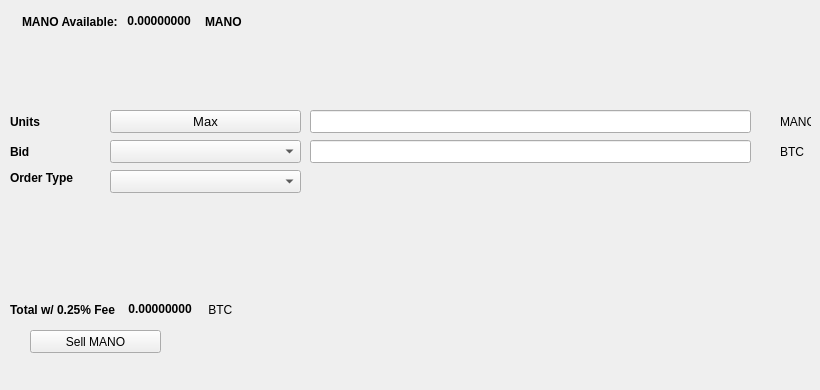
   <widget class="QWidget" name="SellTab">
    <attribute name="title">
     <string>Sell</string>
    </attribute>
    <widget class="QLabel" name="label_16">
     <property name="geometry">
      <rect>
       <x>780</x>
       <y>140</y>
       <width>31</width>
       <height>23</height>
      </rect>
     </property>
     <property name="text">
      <string>BTC</string>
     </property>
    </widget>
    <widget class="QComboBox" name="SellBidcomboBox">
     <property name="geometry">
      <rect>
       <x>110</x>
       <y>140</y>
       <width>191</width>
       <height>23</height>
      </rect>
     </property>
     <property name="font">
      <font>
       <pointsize>10</pointsize>
      </font>
     </property>
    </widget>
    <widget class="QLabel" name="label_18">
     <property name="geometry">
      <rect>
       <x>10</x>
       <y>110</y>
       <width>46</width>
       <height>23</height>
      </rect>
     </property>
     <property name="font">
      <font>
       <weight>75</weight>
       <bold>true</bold>
      </font>
     </property>
     <property name="text">
      <string>Units</string>
     </property>
    </widget>
    <widget class="QPushButton" name="Sell_Max_Amount">
     <property name="geometry">
      <rect>
       <x>110</x>
       <y>110</y>
       <width>191</width>
       <height>23</height>
      </rect>
     </property>
     <property name="font">
      <font>
       <pointsize>10</pointsize>
      </font>
     </property>
     <property name="text">
      <string>Max</string>
     </property>
    </widget>
    <widget class="QLabel" name="label_20">
     <property name="geometry">
      <rect>
       <x>10</x>
       <y>170</y>
       <width>91</width>
       <height>16</height>
      </rect>
     </property>
     <property name="font">
      <font>
       <weight>75</weight>
       <bold>true</bold>
      </font>
     </property>
     <property name="text">
      <string>Order Type</string>
     </property>
    </widget>
    <widget class="QComboBox" name="SellOrdertypeCombo">
     <property name="geometry">
      <rect>
       <x>110</x>
       <y>170</y>
       <width>191</width>
       <height>23</height>
      </rect>
     </property>
     <property name="font">
      <font>
       <pointsize>10</pointsize>
      </font>
     </property>
    </widget>
    <widget class="QLabel" name="label_21">
     <property name="geometry">
      <rect>
       <x>10</x>
       <y>140</y>
       <width>46</width>
       <height>23</height>
      </rect>
     </property>
     <property name="font">
      <font>
       <weight>75</weight>
       <bold>true</bold>
      </font>
     </property>
     <property name="text">
      <string>Bid</string>
     </property>
    </widget>
    <widget class="QLabel" name="label_22">
     <property name="geometry">
      <rect>
       <x>780</x>
       <y>110</y>
       <width>31</width>
       <height>23</height>
      </rect>
     </property>
     <property name="text">
      <string>MANO</string>
     </property>
    </widget>
    <widget class="QLineEdit" name="UnitsInputMANO">
     <property name="geometry">
      <rect>
       <x>310</x>
       <y>110</y>
       <width>441</width>
       <height>23</height>
      </rect>
     </property>
     <property name="font">
      <font>
       <pointsize>9</pointsize>
       <weight>75</weight>
       <bold>true</bold>
      </font>
     </property>
    </widget>
    <widget class="QLineEdit" name="SellBidPriceEdit">
     <property name="geometry">
      <rect>
       <x>310</x>
       <y>140</y>
       <width>441</width>
       <height>23</height>
      </rect>
     </property>
     <property name="font">
      <font>
       <pointsize>9</pointsize>
       <weight>75</weight>
       <bold>true</bold>
      </font>
     </property>
    </widget>
    <widget class="QPushButton" name="SellMANOBTN">
     <property name="geometry">
      <rect>
       <x>30</x>
       <y>330</y>
       <width>131</width>
       <height>23</height>
      </rect>
     </property>
     <property name="text">
      <string>Sell MANO</string>
     </property>
     <property name="icon">
      <iconset resource="../mano">
       <normaloff>:/icons/bitcoin</normaloff>:/icons/bitcoin</iconset>
     </property>
    </widget>
    <widget class="QWidget" name="layoutWidget3">
     <property name="geometry">
      <rect>
       <x>22</x>
       <y>12</y>
       <width>258</width>
       <height>19</height>
      </rect>
     </property>
     <layout class="QHBoxLayout" name="horizontalLayout">
      <item>
       <widget class="QLabel" name="label232_2">
        <property name="font">
         <font>
          <weight>75</weight>
          <bold>true</bold>
         </font>
        </property>
        <property name="text">
         <string>MANO Available:</string>
        </property>
       </widget>
      </item>
      <item>
       <widget class="QLabel" name="MANOAvailableLabel">
        <property name="palette">
         <palette>
          <active>
           <colorrole role="WindowText">
            <brush brushstyle="SolidPattern">
             <color alpha="255">
              <red>0</red>
              <green>0</green>
              <blue>0</blue>
             </color>
            </brush>
           </colorrole>
           <colorrole role="Button">
            <brush brushstyle="SolidPattern">
             <color alpha="255">
              <red>0</red>
              <green>170</green>
              <blue>0</blue>
             </color>
            </brush>
           </colorrole>
           <colorrole role="Light">
            <brush brushstyle="SolidPattern">
             <color alpha="255">
              <red>0</red>
              <green>255</green>
              <blue>0</blue>
             </color>
            </brush>
           </colorrole>
           <colorrole role="Midlight">
            <brush brushstyle="SolidPattern">
             <color alpha="255">
              <red>0</red>
              <green>212</green>
              <blue>0</blue>
             </color>
            </brush>
           </colorrole>
           <colorrole role="Dark">
            <brush brushstyle="SolidPattern">
             <color alpha="255">
              <red>0</red>
              <green>85</green>
              <blue>0</blue>
             </color>
            </brush>
           </colorrole>
           <colorrole role="Mid">
            <brush brushstyle="SolidPattern">
             <color alpha="255">
              <red>0</red>
              <green>113</green>
              <blue>0</blue>
             </color>
            </brush>
           </colorrole>
           <colorrole role="Text">
            <brush brushstyle="SolidPattern">
             <color alpha="255">
              <red>0</red>
              <green>170</green>
              <blue>0</blue>
             </color>
            </brush>
           </colorrole>
           <colorrole role="BrightText">
            <brush brushstyle="SolidPattern">
             <color alpha="255">
              <red>255</red>
              <green>255</green>
              <blue>255</blue>
             </color>
            </brush>
           </colorrole>
           <colorrole role="ButtonText">
            <brush brushstyle="SolidPattern">
             <color alpha="255">
              <red>0</red>
              <green>0</green>
              <blue>0</blue>
             </color>
            </brush>
           </colorrole>
           <colorrole role="Base">
            <brush brushstyle="SolidPattern">
             <color alpha="255">
              <red>255</red>
              <green>255</green>
              <blue>255</blue>
             </color>
            </brush>
           </colorrole>
           <colorrole role="Window">
            <brush brushstyle="SolidPattern">
             <color alpha="255">
              <red>0</red>
              <green>170</green>
              <blue>0</blue>
             </color>
            </brush>
           </colorrole>
           <colorrole role="Shadow">
            <brush brushstyle="SolidPattern">
             <color alpha="255">
              <red>0</red>
              <green>0</green>
              <blue>0</blue>
             </color>
            </brush>
           </colorrole>
           <colorrole role="AlternateBase">
            <brush brushstyle="SolidPattern">
             <color alpha="255">
              <red>127</red>
              <green>212</green>
              <blue>127</blue>
             </color>
            </brush>
           </colorrole>
           <colorrole role="ToolTipBase">
            <brush brushstyle="SolidPattern">
             <color alpha="255">
              <red>255</red>
              <green>255</green>
              <blue>220</blue>
             </color>
            </brush>
           </colorrole>
           <colorrole role="ToolTipText">
            <brush brushstyle="SolidPattern">
             <color alpha="255">
              <red>0</red>
              <green>0</green>
              <blue>0</blue>
             </color>
            </brush>
           </colorrole>
          </active>
          <inactive>
           <colorrole role="WindowText">
            <brush brushstyle="SolidPattern">
             <color alpha="255">
              <red>0</red>
              <green>0</green>
              <blue>0</blue>
             </color>
            </brush>
           </colorrole>
           <colorrole role="Button">
            <brush brushstyle="SolidPattern">
             <color alpha="255">
              <red>0</red>
              <green>170</green>
              <blue>0</blue>
             </color>
            </brush>
           </colorrole>
           <colorrole role="Light">
            <brush brushstyle="SolidPattern">
             <color alpha="255">
              <red>0</red>
              <green>255</green>
              <blue>0</blue>
             </color>
            </brush>
           </colorrole>
           <colorrole role="Midlight">
            <brush brushstyle="SolidPattern">
             <color alpha="255">
              <red>0</red>
              <green>212</green>
              <blue>0</blue>
             </color>
            </brush>
           </colorrole>
           <colorrole role="Dark">
            <brush brushstyle="SolidPattern">
             <color alpha="255">
              <red>0</red>
              <green>85</green>
              <blue>0</blue>
             </color>
            </brush>
           </colorrole>
           <colorrole role="Mid">
            <brush brushstyle="SolidPattern">
             <color alpha="255">
              <red>0</red>
              <green>113</green>
              <blue>0</blue>
             </color>
            </brush>
           </colorrole>
           <colorrole role="Text">
            <brush brushstyle="SolidPattern">
             <color alpha="255">
              <red>0</red>
              <green>170</green>
              <blue>0</blue>
             </color>
            </brush>
           </colorrole>
           <colorrole role="BrightText">
            <brush brushstyle="SolidPattern">
             <color alpha="255">
              <red>255</red>
              <green>255</green>
              <blue>255</blue>
             </color>
            </brush>
           </colorrole>
           <colorrole role="ButtonText">
            <brush brushstyle="SolidPattern">
             <color alpha="255">
              <red>0</red>
              <green>0</green>
              <blue>0</blue>
             </color>
            </brush>
           </colorrole>
           <colorrole role="Base">
            <brush brushstyle="SolidPattern">
             <color alpha="255">
              <red>255</red>
              <green>255</green>
              <blue>255</blue>
             </color>
            </brush>
           </colorrole>
           <colorrole role="Window">
            <brush brushstyle="SolidPattern">
             <color alpha="255">
              <red>0</red>
              <green>170</green>
              <blue>0</blue>
             </color>
            </brush>
           </colorrole>
           <colorrole role="Shadow">
            <brush brushstyle="SolidPattern">
             <color alpha="255">
              <red>0</red>
              <green>0</green>
              <blue>0</blue>
             </color>
            </brush>
           </colorrole>
           <colorrole role="AlternateBase">
            <brush brushstyle="SolidPattern">
             <color alpha="255">
              <red>127</red>
              <green>212</green>
              <blue>127</blue>
             </color>
            </brush>
           </colorrole>
           <colorrole role="ToolTipBase">
            <brush brushstyle="SolidPattern">
             <color alpha="255">
              <red>255</red>
              <green>255</green>
              <blue>220</blue>
             </color>
            </brush>
           </colorrole>
           <colorrole role="ToolTipText">
            <brush brushstyle="SolidPattern">
             <color alpha="255">
              <red>0</red>
              <green>0</green>
              <blue>0</blue>
             </color>
            </brush>
           </colorrole>
          </inactive>
          <disabled>
           <colorrole role="WindowText">
            <brush brushstyle="SolidPattern">
             <color alpha="255">
              <red>0</red>
              <green>85</green>
              <blue>0</blue>
             </color>
            </brush>
           </colorrole>
           <colorrole role="Button">
            <brush brushstyle="SolidPattern">
             <color alpha="255">
              <red>0</red>
              <green>170</green>
              <blue>0</blue>
             </color>
            </brush>
           </colorrole>
           <colorrole role="Light">
            <brush brushstyle="SolidPattern">
             <color alpha="255">
              <red>0</red>
              <green>255</green>
              <blue>0</blue>
             </color>
            </brush>
           </colorrole>
           <colorrole role="Midlight">
            <brush brushstyle="SolidPattern">
             <color alpha="255">
              <red>0</red>
              <green>212</green>
              <blue>0</blue>
             </color>
            </brush>
           </colorrole>
           <colorrole role="Dark">
            <brush brushstyle="SolidPattern">
             <color alpha="255">
              <red>0</red>
              <green>85</green>
              <blue>0</blue>
             </color>
            </brush>
           </colorrole>
           <colorrole role="Mid">
            <brush brushstyle="SolidPattern">
             <color alpha="255">
              <red>0</red>
              <green>113</green>
              <blue>0</blue>
             </color>
            </brush>
           </colorrole>
           <colorrole role="Text">
            <brush brushstyle="SolidPattern">
             <color alpha="255">
              <red>0</red>
              <green>85</green>
              <blue>0</blue>
             </color>
            </brush>
           </colorrole>
           <colorrole role="BrightText">
            <brush brushstyle="SolidPattern">
             <color alpha="255">
              <red>255</red>
              <green>255</green>
              <blue>255</blue>
             </color>
            </brush>
           </colorrole>
           <colorrole role="ButtonText">
            <brush brushstyle="SolidPattern">
             <color alpha="255">
              <red>0</red>
              <green>85</green>
              <blue>0</blue>
             </color>
            </brush>
           </colorrole>
           <colorrole role="Base">
            <brush brushstyle="SolidPattern">
             <color alpha="255">
              <red>0</red>
              <green>170</green>
              <blue>0</blue>
             </color>
            </brush>
           </colorrole>
           <colorrole role="Window">
            <brush brushstyle="SolidPattern">
             <color alpha="255">
              <red>0</red>
              <green>170</green>
              <blue>0</blue>
             </color>
            </brush>
           </colorrole>
           <colorrole role="Shadow">
            <brush brushstyle="SolidPattern">
             <color alpha="255">
              <red>0</red>
              <green>0</green>
              <blue>0</blue>
             </color>
            </brush>
           </colorrole>
           <colorrole role="AlternateBase">
            <brush brushstyle="SolidPattern">
             <color alpha="255">
              <red>0</red>
              <green>170</green>
              <blue>0</blue>
             </color>
            </brush>
           </colorrole>
           <colorrole role="ToolTipBase">
            <brush brushstyle="SolidPattern">
             <color alpha="255">
              <red>255</red>
              <green>255</green>
              <blue>220</blue>
             </color>
            </brush>
           </colorrole>
           <colorrole role="ToolTipText">
            <brush brushstyle="SolidPattern">
             <color alpha="255">
              <red>0</red>
              <green>0</green>
              <blue>0</blue>
             </color>
            </brush>
           </colorrole>
          </disabled>
         </palette>
        </property>
        <property name="font">
         <font>
          <weight>75</weight>
          <bold>true</bold>
         </font>
        </property>
        <property name="text">
         <string> 0.00000000 </string>
        </property>
        <property name="textInteractionFlags">
         <set>Qt::LinksAccessibleByMouse|Qt::TextSelectableByKeyboard|Qt::TextSelectableByMouse</set>
        </property>
       </widget>
      </item>
      <item>
       <widget class="QLabel" name="labelMANO">
        <property name="font">
         <font>
          <weight>75</weight>
          <bold>true</bold>
         </font>
        </property>
        <property name="text">
         <string>MANO</string>
        </property>
       </widget>
      </item>
     </layout>
    </widget>
    <widget class="QWidget" name="layoutWidget">
     <property name="geometry">
      <rect>
       <x>10</x>
       <y>300</y>
       <width>268</width>
       <height>19</height>
      </rect>
     </property>
     <layout class="QHBoxLayout" name="horizontalLayout_2">
      <item>
       <widget class="QLabel" name="label_19">
        <property name="font">
         <font>
          <weight>75</weight>
          <bold>true</bold>
         </font>
        </property>
        <property name="text">
         <string>Total w/ 0.25% Fee </string>
        </property>
       </widget>
      </item>
      <item>
       <widget class="QLabel" name="SellCostLabel">
        <property name="palette">
         <palette>
          <active>
           <colorrole role="WindowText">
            <brush brushstyle="SolidPattern">
             <color alpha="255">
              <red>0</red>
              <green>0</green>
              <blue>0</blue>
             </color>
            </brush>
           </colorrole>
           <colorrole role="Button">
            <brush brushstyle="SolidPattern">
             <color alpha="255">
              <red>0</red>
              <green>170</green>
              <blue>0</blue>
             </color>
            </brush>
           </colorrole>
           <colorrole role="Light">
            <brush brushstyle="SolidPattern">
             <color alpha="255">
              <red>0</red>
              <green>255</green>
              <blue>0</blue>
             </color>
            </brush>
           </colorrole>
           <colorrole role="Midlight">
            <brush brushstyle="SolidPattern">
             <color alpha="255">
              <red>0</red>
              <green>212</green>
              <blue>0</blue>
             </color>
            </brush>
           </colorrole>
           <colorrole role="Dark">
            <brush brushstyle="SolidPattern">
             <color alpha="255">
              <red>0</red>
              <green>85</green>
              <blue>0</blue>
             </color>
            </brush>
           </colorrole>
           <colorrole role="Mid">
            <brush brushstyle="SolidPattern">
             <color alpha="255">
              <red>0</red>
              <green>113</green>
              <blue>0</blue>
             </color>
            </brush>
           </colorrole>
           <colorrole role="Text">
            <brush brushstyle="SolidPattern">
             <color alpha="255">
              <red>0</red>
              <green>170</green>
              <blue>0</blue>
             </color>
            </brush>
           </colorrole>
           <colorrole role="BrightText">
            <brush brushstyle="SolidPattern">
             <color alpha="255">
              <red>255</red>
              <green>255</green>
              <blue>255</blue>
             </color>
            </brush>
           </colorrole>
           <colorrole role="ButtonText">
            <brush brushstyle="SolidPattern">
             <color alpha="255">
              <red>0</red>
              <green>0</green>
              <blue>0</blue>
             </color>
            </brush>
           </colorrole>
           <colorrole role="Base">
            <brush brushstyle="SolidPattern">
             <color alpha="255">
              <red>255</red>
              <green>255</green>
              <blue>255</blue>
             </color>
            </brush>
           </colorrole>
           <colorrole role="Window">
            <brush brushstyle="SolidPattern">
             <color alpha="255">
              <red>0</red>
              <green>170</green>
              <blue>0</blue>
             </color>
            </brush>
           </colorrole>
           <colorrole role="Shadow">
            <brush brushstyle="SolidPattern">
             <color alpha="255">
              <red>0</red>
              <green>0</green>
              <blue>0</blue>
             </color>
            </brush>
           </colorrole>
           <colorrole role="AlternateBase">
            <brush brushstyle="SolidPattern">
             <color alpha="255">
              <red>127</red>
              <green>212</green>
              <blue>127</blue>
             </color>
            </brush>
           </colorrole>
           <colorrole role="ToolTipBase">
            <brush brushstyle="SolidPattern">
             <color alpha="255">
              <red>255</red>
              <green>255</green>
              <blue>220</blue>
             </color>
            </brush>
           </colorrole>
           <colorrole role="ToolTipText">
            <brush brushstyle="SolidPattern">
             <color alpha="255">
              <red>0</red>
              <green>0</green>
              <blue>0</blue>
             </color>
            </brush>
           </colorrole>
          </active>
          <inactive>
           <colorrole role="WindowText">
            <brush brushstyle="SolidPattern">
             <color alpha="255">
              <red>0</red>
              <green>0</green>
              <blue>0</blue>
             </color>
            </brush>
           </colorrole>
           <colorrole role="Button">
            <brush brushstyle="SolidPattern">
             <color alpha="255">
              <red>0</red>
              <green>170</green>
              <blue>0</blue>
             </color>
            </brush>
           </colorrole>
           <colorrole role="Light">
            <brush brushstyle="SolidPattern">
             <color alpha="255">
              <red>0</red>
              <green>255</green>
              <blue>0</blue>
             </color>
            </brush>
           </colorrole>
           <colorrole role="Midlight">
            <brush brushstyle="SolidPattern">
             <color alpha="255">
              <red>0</red>
              <green>212</green>
              <blue>0</blue>
             </color>
            </brush>
           </colorrole>
           <colorrole role="Dark">
            <brush brushstyle="SolidPattern">
             <color alpha="255">
              <red>0</red>
              <green>85</green>
              <blue>0</blue>
             </color>
            </brush>
           </colorrole>
           <colorrole role="Mid">
            <brush brushstyle="SolidPattern">
             <color alpha="255">
              <red>0</red>
              <green>113</green>
              <blue>0</blue>
             </color>
            </brush>
           </colorrole>
           <colorrole role="Text">
            <brush brushstyle="SolidPattern">
             <color alpha="255">
              <red>0</red>
              <green>170</green>
              <blue>0</blue>
             </color>
            </brush>
           </colorrole>
           <colorrole role="BrightText">
            <brush brushstyle="SolidPattern">
             <color alpha="255">
              <red>255</red>
              <green>255</green>
              <blue>255</blue>
             </color>
            </brush>
           </colorrole>
           <colorrole role="ButtonText">
            <brush brushstyle="SolidPattern">
             <color alpha="255">
              <red>0</red>
              <green>0</green>
              <blue>0</blue>
             </color>
            </brush>
           </colorrole>
           <colorrole role="Base">
            <brush brushstyle="SolidPattern">
             <color alpha="255">
              <red>255</red>
              <green>255</green>
              <blue>255</blue>
             </color>
            </brush>
           </colorrole>
           <colorrole role="Window">
            <brush brushstyle="SolidPattern">
             <color alpha="255">
              <red>0</red>
              <green>170</green>
              <blue>0</blue>
             </color>
            </brush>
           </colorrole>
           <colorrole role="Shadow">
            <brush brushstyle="SolidPattern">
             <color alpha="255">
              <red>0</red>
              <green>0</green>
              <blue>0</blue>
             </color>
            </brush>
           </colorrole>
           <colorrole role="AlternateBase">
            <brush brushstyle="SolidPattern">
             <color alpha="255">
              <red>127</red>
              <green>212</green>
              <blue>127</blue>
             </color>
            </brush>
           </colorrole>
           <colorrole role="ToolTipBase">
            <brush brushstyle="SolidPattern">
             <color alpha="255">
              <red>255</red>
              <green>255</green>
              <blue>220</blue>
             </color>
            </brush>
           </colorrole>
           <colorrole role="ToolTipText">
            <brush brushstyle="SolidPattern">
             <color alpha="255">
              <red>0</red>
              <green>0</green>
              <blue>0</blue>
             </color>
            </brush>
           </colorrole>
          </inactive>
          <disabled>
           <colorrole role="WindowText">
            <brush brushstyle="SolidPattern">
             <color alpha="255">
              <red>0</red>
              <green>85</green>
              <blue>0</blue>
             </color>
            </brush>
           </colorrole>
           <colorrole role="Button">
            <brush brushstyle="SolidPattern">
             <color alpha="255">
              <red>0</red>
              <green>170</green>
              <blue>0</blue>
             </color>
            </brush>
           </colorrole>
           <colorrole role="Light">
            <brush brushstyle="SolidPattern">
             <color alpha="255">
              <red>0</red>
              <green>255</green>
              <blue>0</blue>
             </color>
            </brush>
           </colorrole>
           <colorrole role="Midlight">
            <brush brushstyle="SolidPattern">
             <color alpha="255">
              <red>0</red>
              <green>212</green>
              <blue>0</blue>
             </color>
            </brush>
           </colorrole>
           <colorrole role="Dark">
            <brush brushstyle="SolidPattern">
             <color alpha="255">
              <red>0</red>
              <green>85</green>
              <blue>0</blue>
             </color>
            </brush>
           </colorrole>
           <colorrole role="Mid">
            <brush brushstyle="SolidPattern">
             <color alpha="255">
              <red>0</red>
              <green>113</green>
              <blue>0</blue>
             </color>
            </brush>
           </colorrole>
           <colorrole role="Text">
            <brush brushstyle="SolidPattern">
             <color alpha="255">
              <red>0</red>
              <green>85</green>
              <blue>0</blue>
             </color>
            </brush>
           </colorrole>
           <colorrole role="BrightText">
            <brush brushstyle="SolidPattern">
             <color alpha="255">
              <red>255</red>
              <green>255</green>
              <blue>255</blue>
             </color>
            </brush>
           </colorrole>
           <colorrole role="ButtonText">
            <brush brushstyle="SolidPattern">
             <color alpha="255">
              <red>0</red>
              <green>85</green>
              <blue>0</blue>
             </color>
            </brush>
           </colorrole>
           <colorrole role="Base">
            <brush brushstyle="SolidPattern">
             <color alpha="255">
              <red>0</red>
              <green>170</green>
              <blue>0</blue>
             </color>
            </brush>
           </colorrole>
           <colorrole role="Window">
            <brush brushstyle="SolidPattern">
             <color alpha="255">
              <red>0</red>
              <green>170</green>
              <blue>0</blue>
             </color>
            </brush>
           </colorrole>
           <colorrole role="Shadow">
            <brush brushstyle="SolidPattern">
             <color alpha="255">
              <red>0</red>
              <green>0</green>
              <blue>0</blue>
             </color>
            </brush>
           </colorrole>
           <colorrole role="AlternateBase">
            <brush brushstyle="SolidPattern">
             <color alpha="255">
              <red>0</red>
              <green>170</green>
              <blue>0</blue>
             </color>
            </brush>
           </colorrole>
           <colorrole role="ToolTipBase">
            <brush brushstyle="SolidPattern">
             <color alpha="255">
              <red>255</red>
              <green>255</green>
              <blue>220</blue>
             </color>
            </brush>
           </colorrole>
           <colorrole role="ToolTipText">
            <brush brushstyle="SolidPattern">
             <color alpha="255">
              <red>0</red>
              <green>0</green>
              <blue>0</blue>
             </color>
            </brush>
           </colorrole>
          </disabled>
         </palette>
        </property>
        <property name="font">
         <font>
          <weight>75</weight>
          <bold>true</bold>
         </font>
        </property>
        <property name="autoFillBackground">
         <bool>false</bool>
        </property>
        <property name="text">
         <string> 0.00000000</string>
        </property>
        <property name="textInteractionFlags">
         <set>Qt::LinksAccessibleByMouse|Qt::TextSelectableByMouse</set>
        </property>
       </widget>
      </item>
      <item>
       <widget class="QLabel" name="label_17">
        <property name="font">
         <font>
          <weight>50</weight>
          <bold>false</bold>
         </font>
        </property>
        <property name="text">
         <string> BTC</string>
        </property>
       </widget>
      </item>
     </layout>
    </widget>
    <widget class="QLabel" name="label_23">
     <property name="geometry">
      <rect>
       <x>460</x>
       <y>300</y>
       <width>281</width>
       <height>81</height>
      </rect>
     </property>
     <property name="text">
      <string/>
     </property>
     <property name="pixmap">
      <pixmap>:/images/bittrex</pixmap>
     </property>
    </widget>
   </widget>
